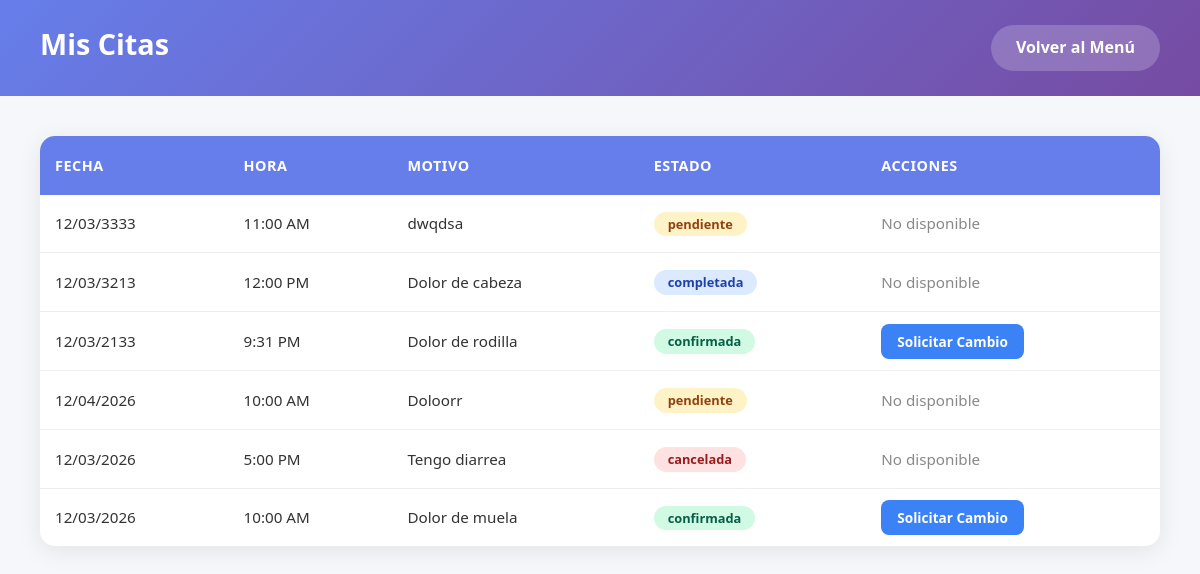
/PediatraNew/public/usuario/mis-citas.php (signed in), run on the app's committed database.
### tables this page shows
CREATE TABLE `citas` (
  `id` int(11) NOT NULL,
  `paciente_id` int(11) DEFAULT NULL,
  `doctor_id` int(11) DEFAULT NULL,
  `fecha_hora` datetime NOT NULL,
  `motivo_consulta` text DEFAULT NULL,
  `estado` enum('pendiente','confirmada','cancelada','completada') DEFAULT 'pendiente'
);

### PediatraNew/public/usuario/mis-citas.php (the view, shortened to what this page needs)
<?php
require_once '../../api/conexion.php';
$usuarioId = $_SESSION['usuario_id'];
?>
<!DOCTYPE html>
<html lang="es">
<head>
    <link href="https://cdn.jsdelivr.net/npm/bootstrap@5.3.0/dist/css/bootstrap.min.css" rel="stylesheet">
    <link rel="stylesheet" href="../styles.css">
</head>
<body>
    <div class="page-header">
        <h1>Mis Citas</h1>
        <a href="dashboard.php" class="btn-volver">Volver al Menú</a>
    </div>
    <div class="content">
        <div class="citas-container">
            <table>
                <thead>
                    <tr>
                        <th>Fecha</th>
                        <th>Hora</th>
                        <th>Motivo</th>
                        <th>Estado</th>
                        <th>Acciones</th>
                    </tr>
                </thead>
                <tbody>
                    <?php
                    $paciente = $conexion->query("SELECT id FROM pacientes WHERE usuario_id = $usuarioId")->fetch_assoc();
                    if ($paciente) {
                        $citas = $conexion->query("SELECT * FROM citas WHERE paciente_id = $paciente[id] ORDER BY fecha_hora DESC");
                        if ($citas->num_rows > 0) {
                            while ($cita = $citas->fetch_assoc()) {
                                $fecha = date('d/m/Y', strtotime($cita['fecha_hora']));
                                $hora = date('g:i A', strtotime($cita['fecha_hora']));
                                echo "<tr>";
                                echo "<td>$fecha</td>";
                                echo "<td>$hora</td>";
                                echo "<td>" . htmlspecialchars($cita['motivo_consulta']) . "</td>";
                                echo "<td><span class='badge badge-" . $cita['estado'] . "'>" . $cita['estado'] . "</span></td>";
                                echo "<td>";
                                if ($cita['estado'] == 'confirmada') {
                                    echo "<a href='solicitar-cambio.php?id=" . $cita['id'] . "' class='btn-cambio'>Solicitar Cambio</a>";
                                } else {
                                    echo "<span style='color:#888;'>No disponible</span>";
                                }
                                echo "</td></tr>";
                            }
                        } else {
                            echo "<tr><td colspan='5' class='sin-citas'>No tienes citas programadas</td></tr>";
                        }
                    } else {
                        echo "<tr><td colspan='5' class='sin-citas'>No hay paciente registrado</td></tr>";
                    }
                    ?>
                </tbody>
            </table>
        </div>
    </div>
</body>
</html>

### PediatraNew/public/styles.css (style rules this page uses)
* { margin: 0; padding: 0; box-sizing: border-box; }
body { font-family: 'Segoe UI', Tahoma, Geneva, Verdana, sans-serif; line-height: 1.6; color: #333; background-color: #f5f7fa; overflow-x: hidden; }

### PediatraNew/public/usuario/mis-citas.php (style rules this page uses)
* { margin: 0; padding: 0; box-sizing: border-box; }
body { font-family: 'Segoe UI', Tahoma, Geneva, Verdana, sans-serif; background: #f5f7fa; min-height: 100vh; }
.page-header { background: linear-gradient(135deg, #667eea 0%, #764ba2 100%); padding: 25px 40px; display: flex; justify-content: space-between; align-items: center; }
.page-header h1 { color: white; font-size: 1.8rem; font-weight: 700; }
.btn-volver { background: rgba(255,255,255,0.2); color: white; padding: 10px 25px; border: none; border-radius: 25px; text-decoration: none; font-weight: 600; }
.content { padding: 40px; max-width: 1200px; margin: 0 auto; }
.citas-container { background: white; border-radius: 15px; overflow: hidden; box-shadow: 0 5px 25px rgba(0,0,0,0.08); }
.citas-container table { width: 100%; border-collapse: collapse; }
.citas-container th { background: #667eea; color: white; padding: 18px 15px; text-align: left; font-weight: 600; font-size: 0.9rem; text-transform: uppercase; letter-spacing: 0.5px; }
.citas-container td { padding: 16px 15px; border-bottom: 1px solid #eee; font-size: 0.95rem; color: #333; }
.citas-container tr:last-child td { border-bottom: none; }
.badge { padding: 6px 14px; border-radius: 20px; font-size: 0.8rem; font-weight: 600; display: inline-block; }
.badge-pendiente { background: #fef3c7; color: #92400e; }
.badge-confirmada { background: #d1fae5; color: #065f46; }
.badge-cancelada { background: #fee2e2; color: #991b1b; }
.badge-completada { background: #dbeafe; color: #1e40af; }
.btn-cambio { padding: 8px 16px; background: #3b82f6; color: white; border: none; border-radius: 8px; text-decoration: none; font-size: 0.85rem; font-weight: 600; transition: all 0.3s; }

### data on the page
citas: fecha_hora "12/03/3333", fecha_hora "11:00 AM", motivo_consulta "dwqdsa", estado "pendiente", shows "No disponible"
citas: fecha_hora "12/03/3213", fecha_hora "12:00 PM", motivo_consulta "Dolor de cabeza", estado "completada", shows "No disponible"
citas: fecha_hora "12/03/2133", fecha_hora "9:31 PM", motivo_consulta "Dolor de rodilla", estado "confirmada"
citas: fecha_hora "12/04/2026", fecha_hora "10:00 AM", motivo_consulta "Doloorr", estado "pendiente", shows "No disponible"
citas: fecha_hora "12/03/2026", fecha_hora "5:00 PM", motivo_consulta "Tengo diarrea", estado "cancelada", shows "No disponible"
citas: fecha_hora "12/03/2026", fecha_hora "10:00 AM", motivo_consulta "Dolor de muela", estado "confirmada"
